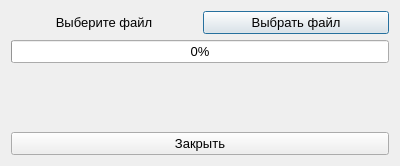
<?xml version="1.0" encoding="UTF-8"?>
<ui version="4.0">
 <class>UploadWindow</class>
 <widget class="QDialog" name="UploadWindow">
  <property name="geometry">
   <rect>
    <x>0</x>
    <y>0</y>
    <width>400</width>
    <height>166</height>
   </rect>
  </property>
  <property name="minimumSize">
   <size>
    <width>400</width>
    <height>166</height>
   </size>
  </property>
  <property name="maximumSize">
   <size>
    <width>400</width>
    <height>166</height>
   </size>
  </property>
  <property name="windowTitle">
   <string>Загрузка файла</string>
  </property>
  <layout class="QVBoxLayout" name="verticalLayout">
   <item>
    <layout class="QHBoxLayout" name="horizontalLayout">
     <item>
      <widget class="QLabel" name="label">
       <property name="font">
        <font>
         <pointsize>10</pointsize>
        </font>
       </property>
       <property name="text">
        <string>Выберите файл</string>
       </property>
       <property name="alignment">
        <set>Qt::AlignCenter</set>
       </property>
       <property name="margin">
        <number>2</number>
       </property>
      </widget>
     </item>
     <item>
      <widget class="QPushButton" name="selectFileButton">
       <property name="font">
        <font>
         <pointsize>10</pointsize>
        </font>
       </property>
       <property name="text">
        <string>Выбрать файл</string>
       </property>
      </widget>
     </item>
    </layout>
   </item>
   <item>
    <widget class="QProgressBar" name="progressBar">
     <property name="font">
      <font>
       <pointsize>10</pointsize>
      </font>
     </property>
     <property name="value">
      <number>0</number>
     </property>
    </widget>
   </item>
   <item>
    <spacer name="verticalSpacer">
     <property name="orientation">
      <enum>Qt::Vertical</enum>
     </property>
     <property name="sizeHint" stdset="0">
      <size>
       <width>10</width>
       <height>10</height>
      </size>
     </property>
    </spacer>
   </item>
   <item>
    <widget class="QPushButton" name="closeButton">
     <property name="font">
      <font>
       <pointsize>10</pointsize>
      </font>
     </property>
     <property name="text">
      <string>Закрыть</string>
     </property>
    </widget>
   </item>
  </layout>
 </widget>
 <resources/>
 <connections/>
</ui>
